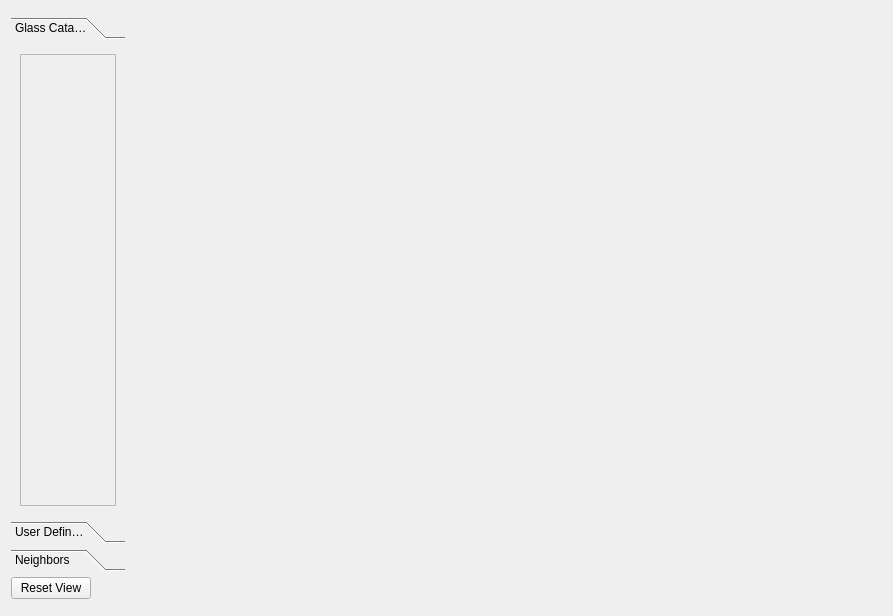
<?xml version="1.0" encoding="UTF-8"?>
<ui version="4.0">
 <class>GlassMapForm</class>
 <widget class="QWidget" name="GlassMapForm">
  <property name="geometry">
   <rect>
    <x>0</x>
    <y>0</y>
    <width>893</width>
    <height>616</height>
   </rect>
  </property>
  <property name="sizePolicy">
   <sizepolicy hsizetype="Preferred" vsizetype="Preferred">
    <horstretch>0</horstretch>
    <verstretch>0</verstretch>
   </sizepolicy>
  </property>
  <property name="minimumSize">
   <size>
    <width>400</width>
    <height>400</height>
   </size>
  </property>
  <property name="windowTitle">
   <string>Form</string>
  </property>
  <layout class="QGridLayout" name="gridLayout_2">
   <item row="0" column="1" rowspan="4">
    <widget class="QCustomPlot" name="widget" native="true"/>
   </item>
   <item row="2" column="0">
    <widget class="QPushButton" name="pushButton_resetView">
     <property name="sizePolicy">
      <sizepolicy hsizetype="Fixed" vsizetype="Fixed">
       <horstretch>0</horstretch>
       <verstretch>0</verstretch>
      </sizepolicy>
     </property>
     <property name="text">
      <string>Reset View</string>
     </property>
    </widget>
   </item>
   <item row="1" column="0">
    <widget class="QToolBox" name="toolBox">
     <property name="sizePolicy">
      <sizepolicy hsizetype="Fixed" vsizetype="Preferred">
       <horstretch>0</horstretch>
       <verstretch>0</verstretch>
      </sizepolicy>
     </property>
     <property name="currentIndex">
      <number>0</number>
     </property>
     <widget class="QWidget" name="page">
      <property name="geometry">
       <rect>
        <x>0</x>
        <y>0</y>
        <width>127</width>
        <height>440</height>
       </rect>
      </property>
      <attribute name="label">
       <string>Glass Catalog</string>
      </attribute>
      <layout class="QVBoxLayout" name="verticalLayout">
       <item>
        <widget class="QScrollArea" name="scrollArea">
         <property name="sizePolicy">
          <sizepolicy hsizetype="Expanding" vsizetype="Expanding">
           <horstretch>0</horstretch>
           <verstretch>0</verstretch>
          </sizepolicy>
         </property>
         <property name="widgetResizable">
          <bool>true</bool>
         </property>
         <widget class="QWidget" name="scrollAreaWidgetContents">
          <property name="geometry">
           <rect>
            <x>0</x>
            <y>0</y>
            <width>101</width>
            <height>414</height>
           </rect>
          </property>
         </widget>
        </widget>
       </item>
      </layout>
     </widget>
     <widget class="QWidget" name="page_2">
      <property name="geometry">
       <rect>
        <x>0</x>
        <y>0</y>
        <width>185</width>
        <height>440</height>
       </rect>
      </property>
      <attribute name="label">
       <string>User Defined Curve</string>
      </attribute>
      <layout class="QGridLayout" name="gridLayout_3">
       <item row="3" column="0">
        <widget class="QLabel" name="label_3">
         <property name="sizePolicy">
          <sizepolicy hsizetype="Fixed" vsizetype="Preferred">
           <horstretch>0</horstretch>
           <verstretch>0</verstretch>
          </sizepolicy>
         </property>
         <property name="text">
          <string>C2=</string>
         </property>
        </widget>
       </item>
       <item row="1" column="0">
        <widget class="QLabel" name="label">
         <property name="sizePolicy">
          <sizepolicy hsizetype="Fixed" vsizetype="Preferred">
           <horstretch>0</horstretch>
           <verstretch>0</verstretch>
          </sizepolicy>
         </property>
         <property name="text">
          <string>C0=</string>
         </property>
        </widget>
       </item>
       <item row="4" column="0">
        <widget class="QLabel" name="label_4">
         <property name="sizePolicy">
          <sizepolicy hsizetype="Fixed" vsizetype="Preferred">
           <horstretch>0</horstretch>
           <verstretch>0</verstretch>
          </sizepolicy>
         </property>
         <property name="text">
          <string>C3=</string>
         </property>
        </widget>
       </item>
       <item row="2" column="0">
        <widget class="QLabel" name="label_2">
         <property name="sizePolicy">
          <sizepolicy hsizetype="Fixed" vsizetype="Preferred">
           <horstretch>0</horstretch>
           <verstretch>0</verstretch>
          </sizepolicy>
         </property>
         <property name="text">
          <string>C1=</string>
         </property>
        </widget>
       </item>
       <item row="1" column="2">
        <widget class="QLineEdit" name="lineEdit_C0">
         <property name="sizePolicy">
          <sizepolicy hsizetype="Fixed" vsizetype="Fixed">
           <horstretch>0</horstretch>
           <verstretch>0</verstretch>
          </sizepolicy>
         </property>
        </widget>
       </item>
       <item row="2" column="2">
        <widget class="QLineEdit" name="lineEdit_C1">
         <property name="sizePolicy">
          <sizepolicy hsizetype="Fixed" vsizetype="Fixed">
           <horstretch>0</horstretch>
           <verstretch>0</verstretch>
          </sizepolicy>
         </property>
        </widget>
       </item>
       <item row="3" column="2">
        <widget class="QLineEdit" name="lineEdit_C2">
         <property name="sizePolicy">
          <sizepolicy hsizetype="Fixed" vsizetype="Fixed">
           <horstretch>0</horstretch>
           <verstretch>0</verstretch>
          </sizepolicy>
         </property>
        </widget>
       </item>
       <item row="4" column="2">
        <widget class="QLineEdit" name="lineEdit_C3">
         <property name="sizePolicy">
          <sizepolicy hsizetype="Fixed" vsizetype="Fixed">
           <horstretch>0</horstretch>
           <verstretch>0</verstretch>
          </sizepolicy>
         </property>
        </widget>
       </item>
       <item row="0" column="2">
        <widget class="QCheckBox" name="checkBox_Curve">
         <property name="sizePolicy">
          <sizepolicy hsizetype="Fixed" vsizetype="Fixed">
           <horstretch>0</horstretch>
           <verstretch>0</verstretch>
          </sizepolicy>
         </property>
         <property name="text">
          <string>Show</string>
         </property>
        </widget>
       </item>
      </layout>
     </widget>
     <widget class="QWidget" name="page_3">
      <property name="geometry">
       <rect>
        <x>0</x>
        <y>0</y>
        <width>280</width>
        <height>440</height>
       </rect>
      </property>
      <attribute name="label">
       <string>Neighbors</string>
      </attribute>
      <layout class="QVBoxLayout" name="verticalLayout_2">
       <item>
        <widget class="QPushButton" name="pushButton_showDatasheet">
         <property name="text">
          <string>Show Datasheet </string>
         </property>
        </widget>
       </item>
       <item>
        <widget class="QListWidget" name="listWidget_Neighbors">
         <property name="sizePolicy">
          <sizepolicy hsizetype="Ignored" vsizetype="Expanding">
           <horstretch>0</horstretch>
           <verstretch>0</verstretch>
          </sizepolicy>
         </property>
        </widget>
       </item>
      </layout>
     </widget>
    </widget>
   </item>
  </layout>
 </widget>
 <customwidgets>
  <customwidget>
   <class>QCustomPlot</class>
   <extends>QWidget</extends>
   <header>qcustomplot.h</header>
   <container>1</container>
  </customwidget>
 </customwidgets>
 <resources/>
 <connections/>
</ui>
